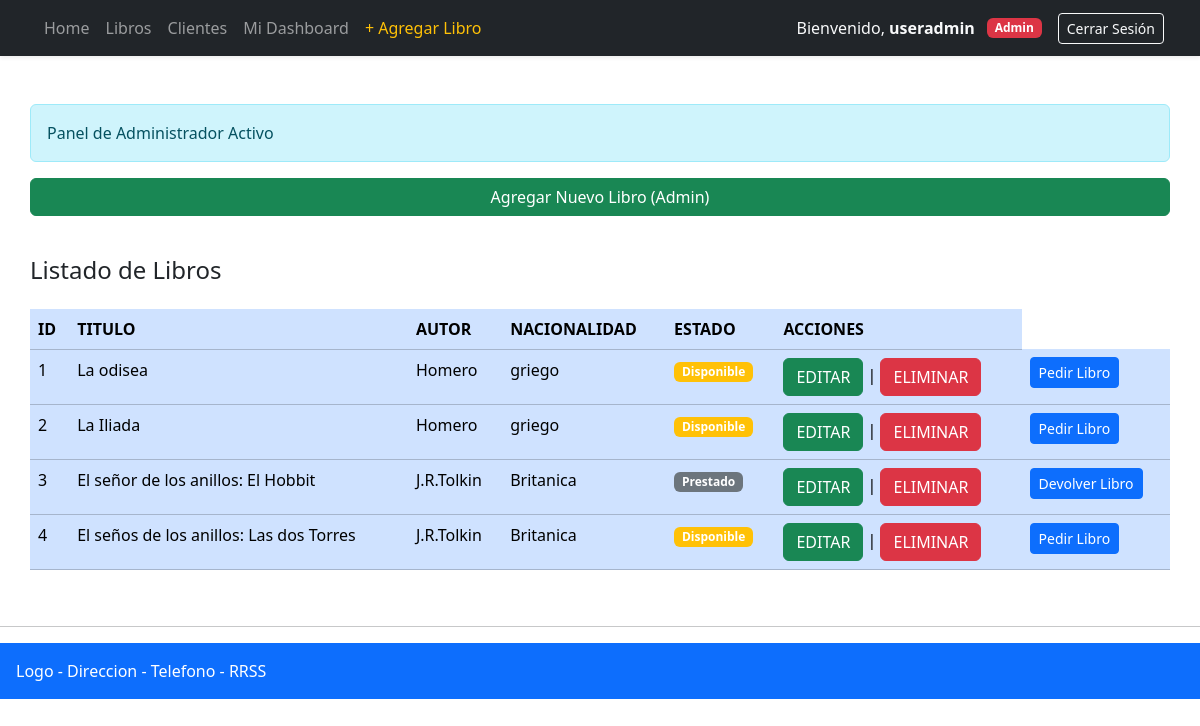
The app's page / (signed in) with its own data.
### biblioteca/models/libro.py (models this page shows, shortened)
class Libro(models.Model):
    titulo = models.CharField(max_length=50)
    disponible = models.BooleanField(default=True)
    libro_id = models.BigAutoField(primary_key=True)
    id_autor = models.ForeignKey(Autor, on_delete=models.CASCADE)
    cliente_prestado = models.ForeignKey(Cliente, on_delete=models.SET_NULL, null=True, blank=True, related_name='libros_prestados')

### biblioteca/models/autor.py (models this page shows)
class Autor(models.Model):
    autor_id = models.BigAutoField(primary_key=True)
    nombre = models.CharField(max_length=50)
    nacionalidad = models.CharField(max_length=50)

### biblioteca/controlador/views.py (the view)
# urls.py: path('', views.pagina_principal, name="pagina_principal"),
@login_required(login_url='login')
def pagina_principal(request):
    libros = Libro.objects.all()
    clientes = Cliente.objects.all()
    return render(request, 'pagina_principal.html', {'libros': libros, 'clientes': clientes})

### templates/pagina_principal.html (shortened to what this page needs)
{% extends "base.html" %}
{% block content %}
{% if request.user.is_staff or request.user.is_superuser %}
    <div class="alert alert-info">Panel de Administrador Activo</div>
    <a href="{% url 'agregar_libro' %}" class="btn btn-success mb-3">Agregar Nuevo Libro (Admin)</a>
{% endif %}
<div class="card-body">
    <br> <h4 class="card-title">Listado de Libros </h4> <br>
    <div class="table-responsive">
        <table class="table table-primary">
            <thead>
                <tr>
                    <th>ID</th>
                    <th>TITULO</th>
                    <th>AUTOR</th>
                    <th>NACIONALIDAD</th>
                    <th>ESTADO</th>
                    <th>ACCIONES</th>
                </tr>
            </thead>
            <tbody>
                {% for libro in libros %}
                <tr>
                   <td>{{ libro.libro_id}}</td>
                   <td>{{ libro.titulo}}</td>
                   <td>{{ libro.id_autor.nombre}}</td>
                   <td>{{ libro.id_autor.nacionalidad}}</td>
                   <td>
                    {% if libro.disponible %}
                        <span class="badge bg-warning"> Disponible </spam>
                    {% else %}
                         <span class="badge bg-secondary"> Prestado </spam>
                    {% endif %}
                   </td>
                   <td>
                    {% if request.user.is_staff or request.user.is_superuser %}
                        <a name="" class="btn btn-success" href="{% url 'modificar_libro' libro.libro_id %}" rol="button"> EDITAR </a>
                        <a> | </a>
                        <a name="" class="btn btn-danger" href="{% url 'eliminar_libro' libro.libro_id %}" rol="button"> ELIMINAR </a>
                    {% endif %}
                   </td>
                   <td>
                    {% if libro.disponible %}
                        <form action="{% url 'prestar_libro' libro.libro_id %}" method="POST" class="d-inline">
                            <button type="submit" class="btn btn-sm btn-primary">Pedir Libro</button>
                        </form>
                    {% else %}
                        <form action="{% url 'devolver_libro' libro.libro_id %}" method="POST" class="d-inline">
                            <button type="submit" class="btn btn-sm btn-primary">Devolver Libro</button>
                        </form>
                    {% endif %}
                   </td>
                </tr>
                {% endfor %}
            </tbody>
        </table>
    </div>
</div>
{% endblock %}

### templates/base.html (shortened to what this page needs)
<!DOCTYPE html>
<html>
    <head>
        <link href="https://cdn.jsdelivr.net/npm/bootstrap@5.3.8/dist/css/bootstrap.min.css" rel="stylesheet">
        <link rel="stylesheet" href="">
    </head>
    <body>
        <header>
            <nav class="navbar navbar-expand-lg navbar-dark bg-dark px-4 shadow-sm">
                <div class="container-fluid">
                <div class="navbar-nav me-auto">
                    <a class="nav-item nav-link" href="{% url 'pagina_principal' %}">Home</a>
                    <a class="nav-item nav-link" href="{% url 'libros' %}">Libros</a>
                    <a class="nav-item nav-link" href="#">Clientes</a>
                    <a class="nav-item nav-link" href="{% url 'dashboard' %}">Mi Dashboard</a>
                    {% if request.user.is_staff or request.user.is_superuser %}
                        <a class="nav-item nav-link text-warning" href="{% url 'agregar_libro' %}">+ Agregar Libro</a>
                    {% endif %}
                </div>
                <div class="d-flex align-items-center ms-auto">
                    {% if request.user.is_authenticated %}
                        <span class="text-light me-2">Bienvenido, <strong>{{ request.user.username }}</strong></span>
                        {% if request.user.is_staff or request.user.is_superuser %}
                            <span class="badge bg-danger ms-1 me-3">Admin</span>
                        {% else %}
                            <span class="badge bg-secondary ms-1 me-3">Usuario</span>
                        {% endif %}
                        <form action="{% url 'logout' %}" method="post" class="m-0">
                            <button type="submit" class="btn btn-outline-light btn-sm">Cerrar Sesión</button>
                        </form>
                    {% else %}
                        <span class="text-muted me-2">Invitado</span>
                        <a href="{% url 'login' %}" class="btn btn-primary btn-sm">Iniciar Sesión</a>
                    {% endif %}
                </div>
                </div>
            </nav>
            <br>
        </header>
        <main>
            <br>
            <div class="container">
                <div class="row">
                    {% block content %}
                    {% endblock %}
                </div>
            </div>
        </main>
        <br>
        <hr>
        <footer class="text-bg-primary p-3"> Logo - Direccion - Telefono - RRSS  </footer>
    </body>
</html>

### records on screen
Libro: libro_id "1", titulo "La odisea", id_autor.nombre "Homero", id_autor.nacionalidad "griego", disponible "Disponible"
Libro: libro_id "2", titulo "La Iliada", id_autor.nombre "Homero", id_autor.nacionalidad "griego", disponible "Disponible"
Libro: libro_id "3", titulo "El señor de los anillos: El Hobbit", id_autor.nombre "J.R.Tolkin", id_autor.nacionalidad "Britanica", disponible "Prestado"
Libro: libro_id "4", titulo "El seños de los anillos: Las dos Torres", id_autor.nombre "J.R.Tolkin", id_autor.nacionalidad "Britanica", disponible "Disponible"

### other values on screen
{{ request.user.username }} "useradmin"
